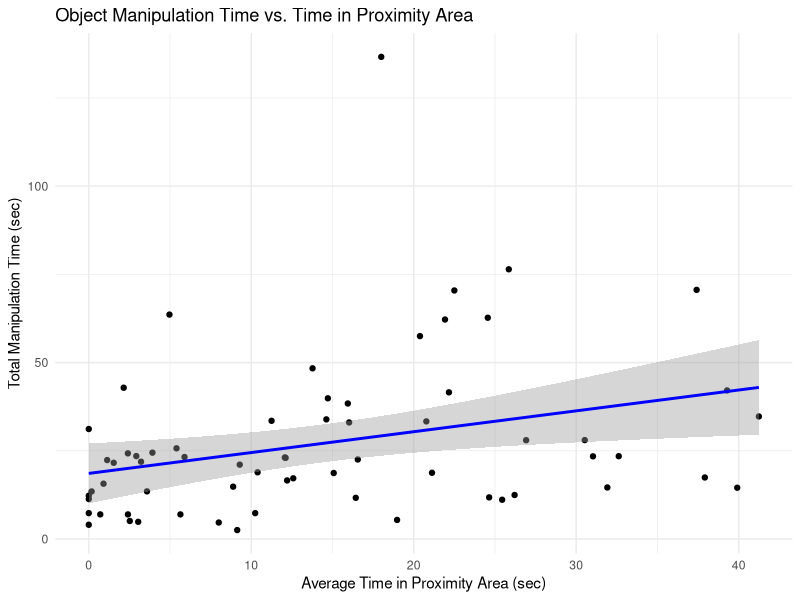
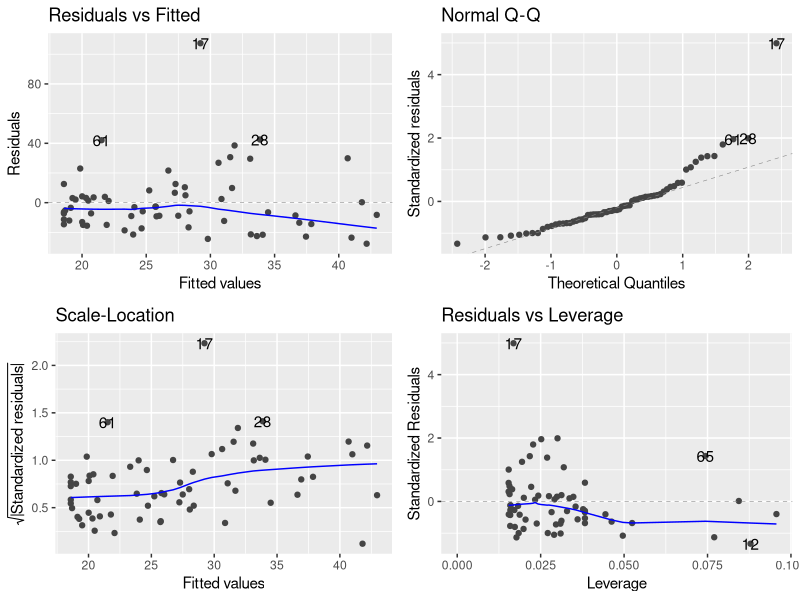

Write the R code that produced these figures, in order.
###################################
########## HOMEWORK 10 ############
## Maddie Thall & Sophia Mummert ##
###################################

library(readxl)
library(ggfortify)

### OBJECTIVE 1

lemur_df = read_xlsx("Cantwell_et_al_Lemurs_Task_Interrelationships.xlsx")


## variables
# x = NovelMean: Average amount of time spent in the proximity area across novel object trials in seconds, including no-approach responses
# y = TotalManip: Total amount of time spent in contact with the box during the persistence task in seconds

ggplot(lemur_df, aes(x = NovelMean, y = TotalManip)) +
  geom_point() +
  geom_smooth(method = "lm", se = TRUE, color = "blue") +
  labs(title = "Object Manipulation Time vs. Time in Proximity Area",
       x = "Average Time in Proximity Area (sec)",
       y = "Total Manipulation Time (sec)") +
  theme_minimal()


autoplot(lm(TotalManip ~ NovelMean, data = lemur_df))
# Residuals vs Fitted (checking linearity and homoscedasity): there is slight non-linearity because the blue trend line curves downward slightly 
# and the spread may be greater than expected
# Normal Q-Q (checking for normal distribution): the points mostly follow the diagonal line, indicating that the residuals are approximately normally distributed,
# although there are some deviations at the tails
# Residual vs Leverage (checking for correlation between residuals): there are a few points with higher leverage that may affect the overall normality


model = lm(TotalManip ~ NovelMean, data = lemur_df)
median_x = median(lemur_df$NovelMean, na.rm = TRUE) # 12.2075
p95_x = quantile(lemur_df$NovelMean, 0.95, na.rm = TRUE) # 37.814 
new_values = data.frame(NovelMean = c(median_x, p95_x))
predictions = predict(model, newdata = new_values, interval = "prediction")
predictions

# At the median (12.2075), our model predicts a Y value of 25.8
# At the 95th percentile (37.814), our model predicts a Y value of 40.9
# The predictions interval differ (-17.92 to 69.52 at median, -4.1 to 85.9 at 95th percentile)
# The interval for the 95th percentile is wider, indicating more uncertainty in the prediction


## OBJECTIVE 2

set.seed(123)
n = 100
x = runif(n, 0, 50)
beta0 = 5
beta1 = 0.8
sigma_true = beta0 + beta1 * x
sd_log = 0.6
sigma_log = 0
eps_log = rlnorm(n, meanlog = sigma_log, sdlog = sd_log)
center = exp(sigma_log + (sd_log^2) / 2)
eps_lognorm_centered = eps_log - center
y_lognorm = sigma_true + eps_lognorm_centered
model_lognorm = lm(y_lognorm ~ x)
summary(model_lognorm)
